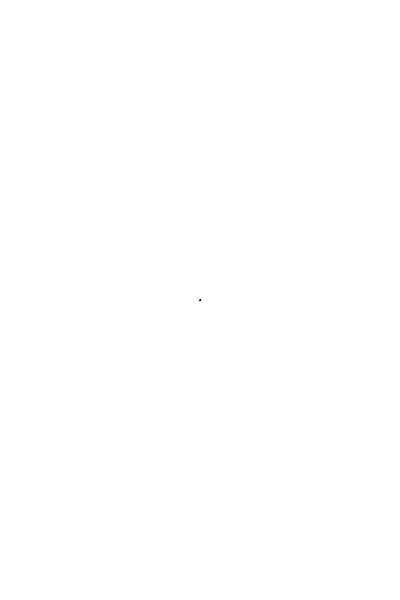
Frame 1 (no input)
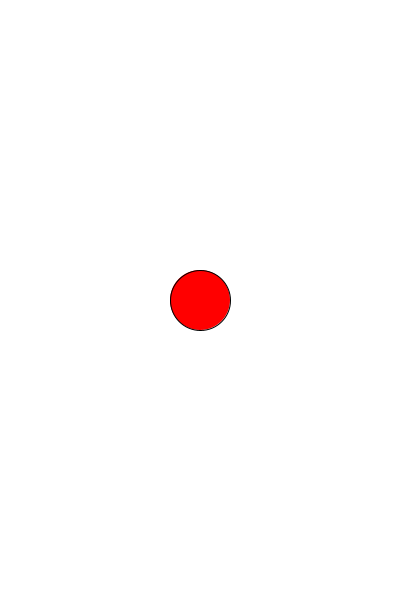
Frame 60 (the mouse pressed at the canvas centre just before this capture)
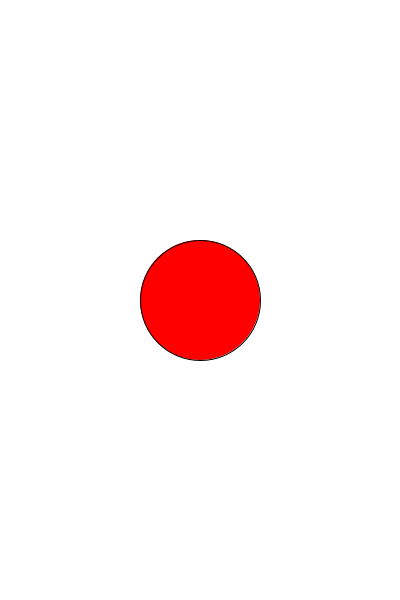
Frame 120 (the mouse held since frame 60 and released just before this capture)

The Processing sketch that drew these frames (run headless with seeded random() and noise(); from frame 60 on, the mouse is pressed at the canvas centre):

// Processing sketch: processing_98794
// ── processing_98794.pde

void setup()
{
  size(400, 600);
  background(255, 255, 255);
  smooth();
  frameRate(60);
}

void draw()
{ 
  background(255, 255, 255);
  
  fill(255, 0, 0);
  
  ellipse(width/2, height/2, frameCount, frameCount);
  
  if (frameCount > width)
  {
    noLoop();
  }
  
}
